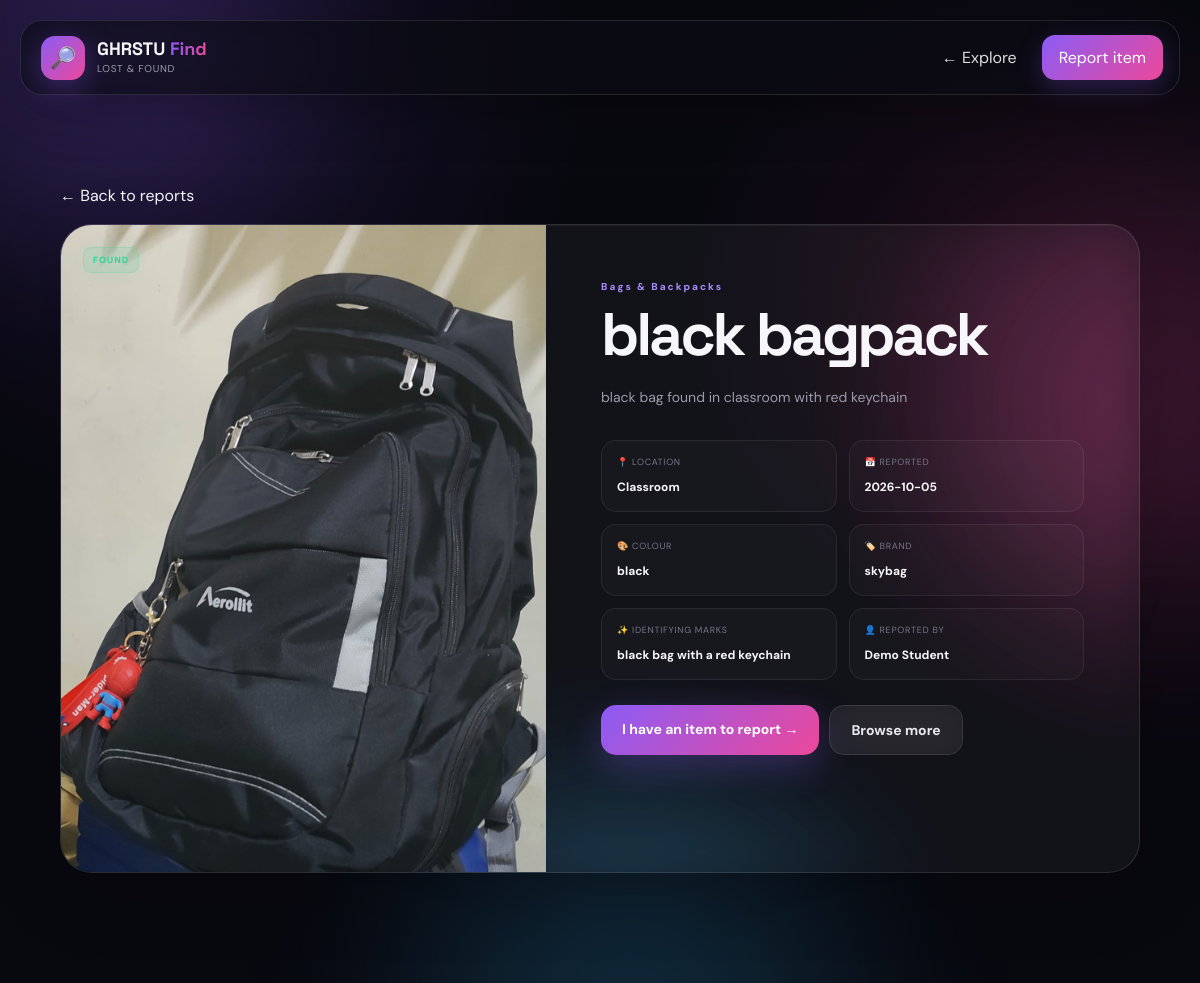
The app's page /item/2 with its own data.
### tables this page shows
CREATE TABLE items (

            id INTEGER PRIMARY KEY AUTOINCREMENT,

            user_id INTEGER NOT NULL,

            item_type TEXT NOT NULL,

            item_name TEXT NOT NULL,

            category TEXT,

            description TEXT,

            color TEXT,

            brand TEXT,

            identifying_marks TEXT,

            location TEXT,

            date_reported TEXT,

            image_path TEXT,

            status TEXT DEFAULT 'active',

            created_at TIMESTAMP DEFAULT CURRENT_TIMESTAMP,

            FOREIGN KEY (user_id)
                REFERENCES users(id)

        );

CREATE TABLE users (

            id INTEGER PRIMARY KEY AUTOINCREMENT,

            name TEXT NOT NULL,

            email TEXT UNIQUE NOT NULL,

            password TEXT NOT NULL,

            college_id TEXT UNIQUE,

            role TEXT DEFAULT 'student',

            created_at TIMESTAMP DEFAULT CURRENT_TIMESTAMP

        );

### app.py (the view)
@app.route("/item/<int:item_id>")
def item_detail(item_id):
    connection = get_db_connection()
    item = connection.execute(
        """
        SELECT items.*, users.name AS reporter_name
        FROM items
        LEFT JOIN users ON users.id = items.user_id
        WHERE items.id = ?
        """,
        (item_id,),
    ).fetchone()
    connection.close()
    if not item:
        return render_template("item.html", item=None), 404
    return render_template("item.html", item=item)

### database.py (called while the page is built)
def get_db_connection():
    connection = sqlite3.connect(DATABASE)
    connection.row_factory = sqlite3.Row
    return connection

### templates/item.html
<!DOCTYPE html>
<html lang="en"><head><meta charset="UTF-8"><meta name="viewport" content="width=device-width, initial-scale=1.0">
<title>{{ item['item_name'] if item else 'Report not found' }} | GHRSTU Find</title><link rel="stylesheet" href="{{ url_for('static', filename='css/style.css') }}"></head>
<body><div class="background"><div class="orb orb-1"></div><div class="orb orb-2"></div><div class="orb orb-3"></div></div>
<header class="navbar"><a class="logo" href="{{ url_for('home') }}"><div class="logo-icon">🔎</div><div class="logo-text"><h2>GHRSTU <span>Find</span></h2><p>Lost & Found</p></div></a><div class="nav-actions"><a class="login-btn" href="{{ url_for('explore') }}">← Explore</a><a class="signup-btn" href="{{ url_for('report_item') }}">Report item</a></div></header>
<main class="detail-page">{% if item %}<a class="back-link" href="{{ url_for('explore') }}">← Back to reports</a><div class="detail-card">
<div class="detail-media">{% if item['image_path'] %}<img src="{{ url_for('uploaded_file', filename=item['image_path']) }}" alt="{{ item['item_name'] }}">{% else %}<span>{{ '📦' if item['item_type']=='found' else '🔍' }}</span>{% endif %}<span class="status {{ 'lost' if item['item_type']=='lost' else '' }}">{{ item['item_type']|upper }}</span></div>
<div class="detail-content"><div class="page-kicker">{{ item['category'] or 'CAMPUS ITEM' }}</div><h1>{{ item['item_name'] }}</h1><p class="detail-description">{{ item['description'] }}</p>
<div class="detail-grid"><div><span>📍 Location</span><strong>{{ item['location'] }}</strong></div><div><span>📅 Reported</span><strong>{{ item['date_reported'] or '—' }}</strong></div><div><span>🎨 Colour</span><strong>{{ item['color'] or 'Not specified' }}</strong></div><div><span>🏷️ Brand</span><strong>{{ item['brand'] or 'Not specified' }}</strong></div><div><span>✨ Identifying marks</span><strong>{{ item['identifying_marks'] or 'Not specified' }}</strong></div><div><span>👤 Reported by</span><strong>{{ item['reporter_name'] or 'GHRSTU community' }}</strong></div></div>
<div class="detail-actions"><a class="primary-btn" href="{{ url_for('report_item') }}">I have an item to report →</a><a class="secondary-btn" href="{{ url_for('explore') }}">Browse more</a></div></div></div>{% else %}<div class="empty-state"><div>404</div><h3>Report not found</h3><p>This report may have been removed.</p><a class="primary-btn" href="{{ url_for('explore') }}">Back to reports</a></div>{% endif %}</main></body></html>

### records on screen
items: image_path (picture), item_type "FOUND", category "Bags & Backpacks", item_name "black bagpack", description "black bag found in classroom with red keychain", location "Classroom", date_reported "2026-10-05", color "black", brand "skybag", identifying_marks "black bag with a red keychain"
users: name "Demo Student"
